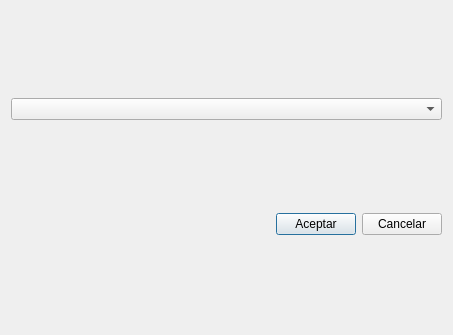
<?xml version="1.0" encoding="UTF-8"?>
<ui version="4.0">
 <class>Preferencias</class>
 <widget class="QDialog" name="Preferencias">
  <property name="geometry">
   <rect>
    <x>0</x>
    <y>0</y>
    <width>453</width>
    <height>335</height>
   </rect>
  </property>
  <property name="windowTitle">
   <string>Dialog</string>
  </property>
  <layout class="QGridLayout" name="gridLayout">
   <item row="3" column="0">
    <spacer name="horizontalSpacer_2">
     <property name="orientation">
      <enum>Qt::Horizontal</enum>
     </property>
     <property name="sizeHint" stdset="0">
      <size>
       <width>40</width>
       <height>20</height>
      </size>
     </property>
    </spacer>
   </item>
   <item row="3" column="1">
    <widget class="QPushButton" name="aceptar">
     <property name="text">
      <string>Aceptar</string>
     </property>
    </widget>
   </item>
   <item row="3" column="2">
    <widget class="QPushButton" name="cancelar">
     <property name="text">
      <string>Cancelar</string>
     </property>
    </widget>
   </item>
   <item row="0" column="0" colspan="3">
    <widget class="QComboBox" name="comboBox"/>
   </item>
  </layout>
 </widget>
 <resources/>
 <connections/>
</ui>
